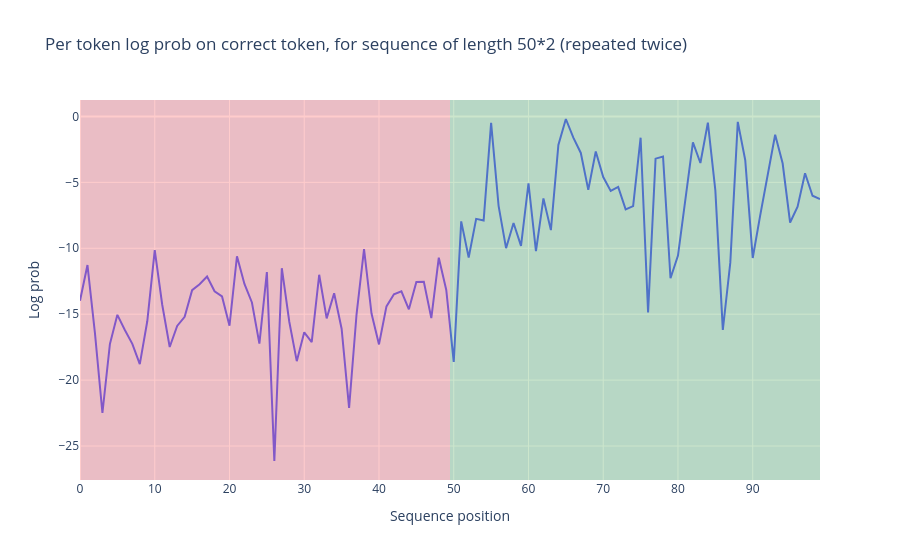

Source (notebook cell):
### Markdown cell above
### Exercise - plot per-token loss on repeated sequence

> ```yaml
> Difficulty: 🔴🔴⚪⚪⚪
> Importance: 🔵🔵⚪⚪⚪
> 
> You shouldn't spend more than 10-15 minutes on these exercises.
> ```

You should fill in the functions below. We've given you the first line of the first function, which defines a prefix (remember we need the BOS token for GPT-2, since it was trained to have one). We've also given you the `get_log_probs` function from the previous set of exercises.

### Code cell
def generate_repeated_tokens(
    model: HookedTransformer, seq_len: int, batch_size: int = 1
) -> Int[Tensor, "batch_size full_seq_len"]:
    """
    Generates a sequence of repeated random tokens

    Outputs are:
        rep_tokens: [batch_size, 1+2*seq_len]
    """
    t.manual_seed(0)  # for reproducibility
    prefix = (t.ones(batch_size, 1) * model.tokenizer.bos_token_id).long()
    tokens = t.randint(0, model.cfg.d_vocab, (batch_size, seq_len))
    all_tokens = t.cat([prefix, tokens, tokens], dim=-1).to(device)
    return all_tokens


def run_and_cache_model_repeated_tokens(
    model: HookedTransformer, seq_len: int, batch_size: int = 1
) -> tuple[Tensor, Tensor, ActivationCache]:
    """
    Generates a sequence of repeated random tokens, and runs the model on it, returning (tokens,
    logits, cache). This function should use the `generate_repeated_tokens` function above.

    Outputs are:
        rep_tokens: [batch_size, 1+2*seq_len]
        rep_logits: [batch_size, 1+2*seq_len, d_vocab]
        rep_cache: The cache of the model run on rep_tokens
    """
    tokens = generate_repeated_tokens(model, seq_len, batch_size)
    logits, cache = model.run_with_cache(tokens)
    return tokens, logits, cache



def get_log_probs(
    logits: Float[Tensor, "batch posn d_vocab"], tokens: Int[Tensor, "batch posn"]
) -> Float[Tensor, "batch posn-1"]:
    logprobs = logits.log_softmax(dim=-1)
    # We want to get logprobs[b, s, tokens[b, s+1]], in eindex syntax this looks like:
    correct_logprobs = eindex(logprobs, tokens, "b s [b s+1]")
    return correct_logprobs


seq_len = 50
batch_size = 1
(rep_tokens, rep_logits, rep_cache) = run_and_cache_model_repeated_tokens(model, seq_len, batch_size)
rep_cache.remove_batch_dim()
rep_str = model.to_str_tokens(rep_tokens)
model.reset_hooks()
log_probs = get_log_probs(rep_logits, rep_tokens).squeeze()

print(f"Performance on the first half: {log_probs[:seq_len].mean():.3f}")
print(f"Performance on the second half: {log_probs[seq_len:].mean():.3f}")

plot_loss_difference(log_probs, rep_str, seq_len)

### Figure 1 — Plotly figure (JSON) as saved in the notebook; plotly's stock layout.template omitted (floating-point values rounded to 4 significant figures)
{"data": [{"hovertemplate": "<b>%{hovertext}</b><br><br>variable=0<br>Sequence position=%{x}<br>Log prob=%{y}<extra></extra>", "hovertext": ["anguage", " reign", "ای", " aides", " freight", " Break", " compete", " Ment", "··", " vaginal", " burn", "을", "Connell", " affiliates", "Back", "Trigger", " blade", "ų", " emotion", " Ash", " rupture", "ian", " pickup", " Theresa", " creepy", " libert", "uclidean", " repairs", "ylvan", "τή", " playwright", " decou", " deliver", " Steele", "70", " employing", "idopsis", "hidden", " Ren", "UTR", " morale", " vacant", " _(", " contra", "ィ", " vocals", " reduces", "Civil", "ussion", " deeds", "anguage", " reign", "ای", " aides", " freight", " Break", " compete", " Ment", "··", " vaginal", " burn", "을", "Connell", " affiliates", "Back", "Trigger", " blade", "ų", " emotion", " Ash", " rupture", "ian", " pickup", " Theresa", " creepy", " libert", "uclidean", " repairs", "ylvan", "τή", " playwright", " decou", " deliver", " Steele", "70", " employing", "idopsis", "hidden", " Ren", "UTR", " morale", " vacant", " _(", " contra", "ィ", " vocals", " reduces", "Civil", "ussion", " deeds"], "legendgroup": "0", "line": {"color": "#636efa", "dash": "solid"}, "marker": {"symbol": "circle"}, "mode": "lines", "name": "0", "orientation": "v", "showlegend": true, "type": "scatter", "x": [0, 1, 2, 3, 4, 5, 6, 7, 8, 9, 10, 11, 12, 13, 14, 15, 16, 17, 18, 19, 20, 21, 22, 23, 24, 25, 26, 27, 28, 29, 30, 31, 32, 33, 34, 35, 36, 37, 38, 39, 40, 41, 42, 43, 44, 45, 46, 47, 48, 49, 50, 51, 52, 53, 54, 55, 56, 57, 58, 59, 60, 61, 62, 63, 64, 65, 66, 67, 68, 69, 70, 71, 72, 73, 74, 75, 76, 77, 78, 79, 80, 81, 82, 83, 84, 85, 86, 87, 88, 89, 90, 91, 92, 93, 94, 95, 96, 97, 98, 99], "xaxis": "x", "y": [-13.98, -11.27, -16.43, -22.49, -17.27, -15.05, -16.2, -17.25, -18.79, -15.54, -10.13, -14.28, -17.49, -15.89, -15.2, -13.18, -12.73, -12.14, -13.26, -13.65, -15.87, -10.6, -12.71, -14.11, -17.23, -11.8, -26.14, -11.51, -15.57, -18.56, -16.37, -17.12, -12.01, -15.32, -13.41, -16.1, -22.11, -14.99, -10.07, -14.95, -17.29, -14.41, -13.49, -13.26, -14.63, -12.57, -12.54, -15.3, -10.71, -13.17, -18.62, -7.957, -10.7, -7.769, -7.889, -0.4905, -6.782, -9.994, -8.081, -9.816, -5.067, -10.21, -6.223, -8.623, -2.155, -0.1936, -1.607, -2.768, -5.569, -2.66, -4.595, -5.651, -5.342, -7.044, -6.802, -1.612, -14.88, -3.201, -3.036, -12.28, -10.55, -6.38, -1.969, -3.531, -0.4644, -5.611, -16.19, -11.09, -0.4105, -3.321, -10.74, -7.51, -4.537, -1.389, -3.55, -8.044, -6.844, -4.305, -6.015, -6.267], "yaxis": "y"}], "layout": {"hovermode": "x unified", "legend": {"title": {"text": "variable"}, "tracegroupgap": 0}, "shapes": [{"fillcolor": "red", "line": {"width": 0}, "opacity": 0.2, "type": "rect", "x0": 0, "x1": 49.5, "xref": "x", "y0": 0, "y1": 1, "yref": "y domain"}, {"fillcolor": "green", "line": {"width": 0}, "opacity": 0.2, "type": "rect", "x0": 49.5, "x1": 99, "xref": "x", "y0": 0, "y1": 1, "yref": "y domain"}], "showlegend": false, "title": {"text": "Per token log prob on correct token, for sequence of length 50*2 (repeated twice)"}, "xaxis": {"anchor": "y", "domain": [0, 1], "title": {"text": "Sequence position"}}, "yaxis": {"anchor": "x", "domain": [0, 1], "title": {"text": "Log prob"}}}}
